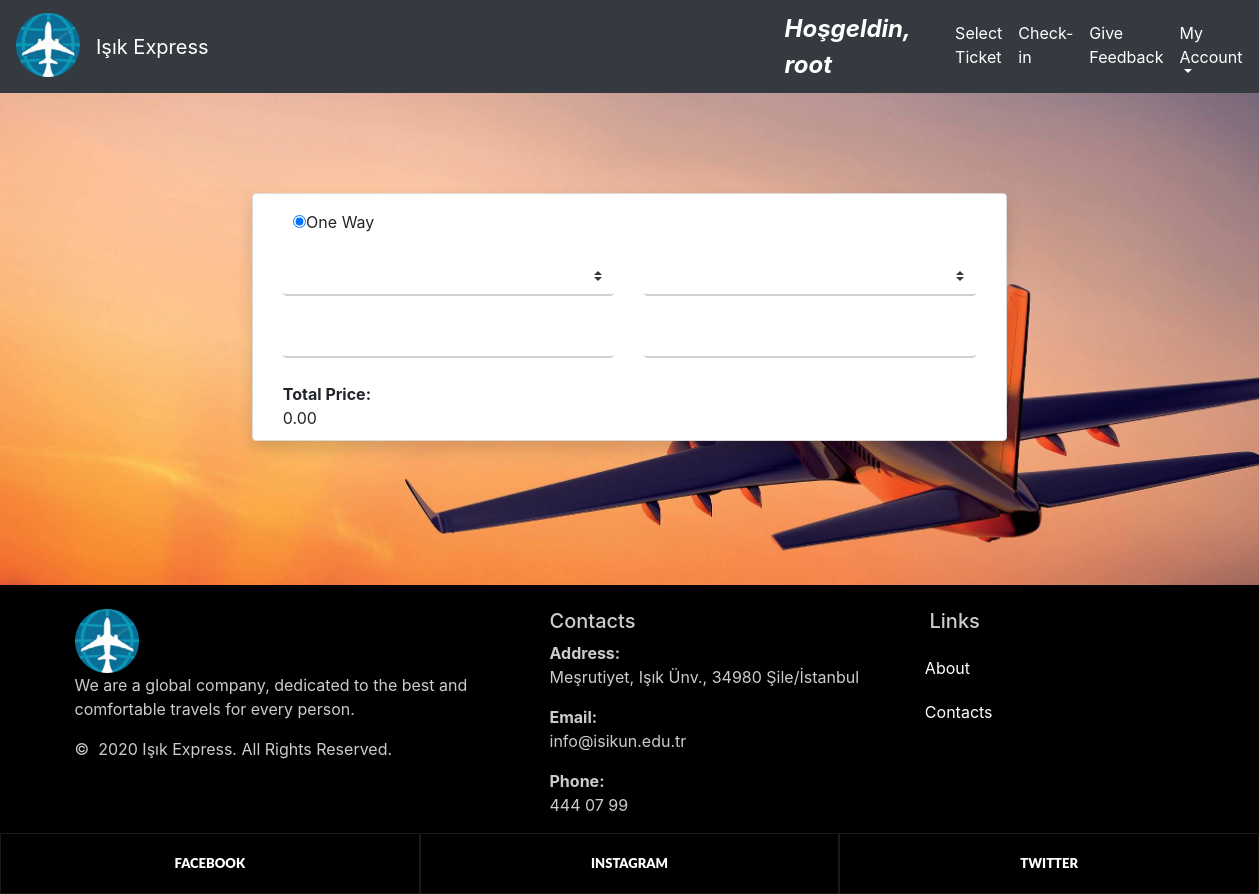
Before: /view_ticket/4 (signed in) with the older database file.
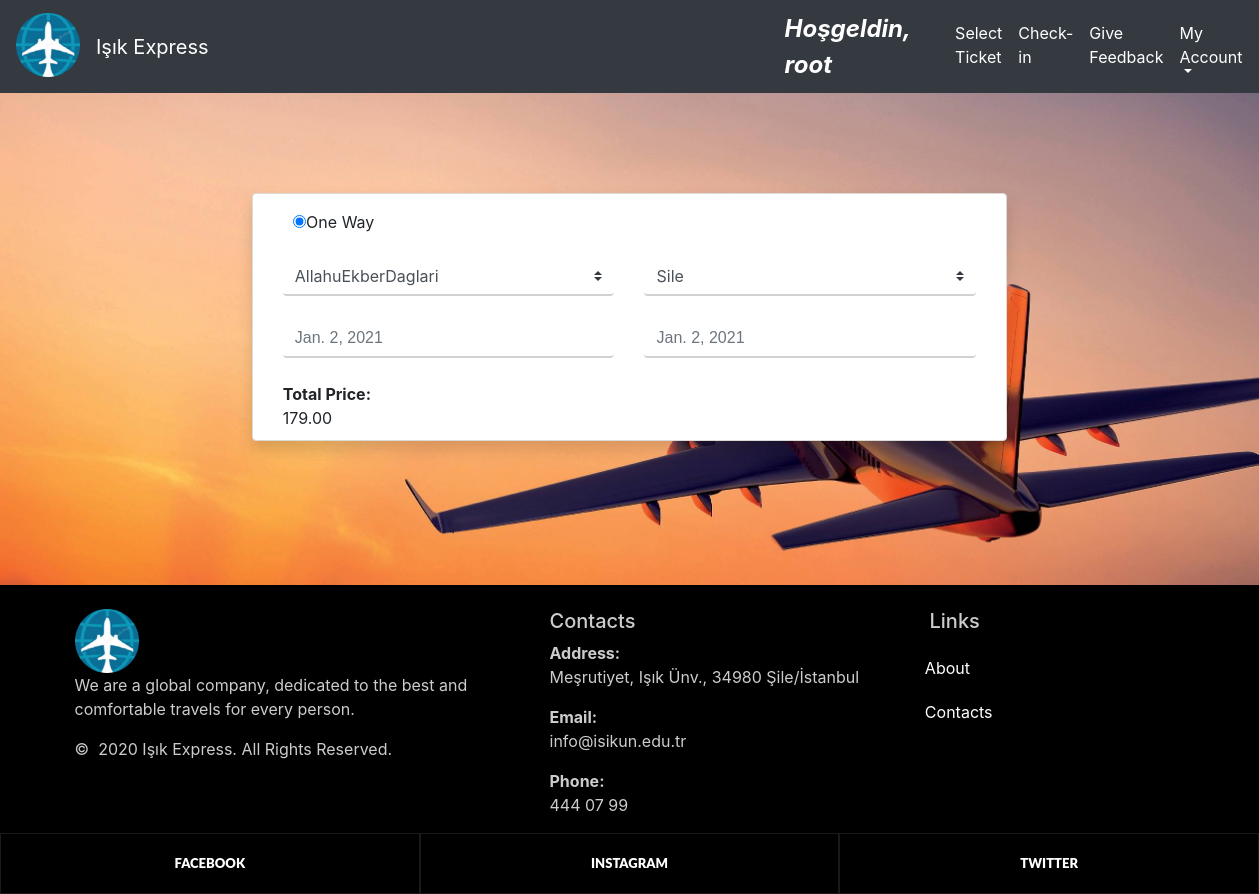
After: the same page with the newer database file.
### home/models.py (models this page shows, shortened)
class Ticket(models.Model):
    trip_choice = (('o','oneway'),('r','roundtrip'),)
    trip = models.CharField(max_length=5, choices=trip_choice)
    seat = models.CharField(max_length=255,null=True)
    registereduser =models.ForeignKey(RegisteredUser,null=True,on_delete= models.SET_NULL)
    ticket_class = models.CharField(max_length=255,null=True)
    flight = models.ForeignKey(Flight,null=True,on_delete=models.CASCADE)
    ticket_price = models.DecimalField(max_digits=10, decimal_places=2, null=True)
    created_at = models.CharField(max_length=255,null=True)
    is_approval = models.CharField(max_length=1, null=True)

class Flight(models.Model):
    pnr=models.CharField(max_length=10, null=True)
    departure_time = models.DateField(auto_now_add=False, auto_now=False, null=True)
    arrival_time = models.DateField(auto_now_add=False, auto_now=False, null=True)
    from_airport = models.ForeignKey(Airport, null=True,on_delete=models.SET_NULL, related_name="from_airport")
    to_airport = models.ForeignKey(Airport, null=True,on_delete=models.SET_NULL, related_name="to_airport")
    price= models.DecimalField(max_digits=10,decimal_places=2,null=True)

class Airport(models.Model):
    name=models.CharField(max_length=255,null=True)
    address=models.CharField(max_length=500,null=True)
    def __str__(self):
        return self.name

### home/views.py (the view)
# urls.py: path('view_ticket/<int:id>', views.view_ticket, name="view_ticket"),
@login_required
def view_ticket(request, id):
    ticket = Ticket.objects.get(id=id)
    return render(request , 'home/view_ticket.html',{'ticket':ticket})

### home/templates/home/view_ticket.html (shortened to what this page needs)
{% extends 'home/main.html' %}
{% load static %}
{% block content %}
<head>
    <link rel="stylesheet" type="text/css" href="{% static 'css/footer.css' %}">
    <link rel="stylesheet" type="text/css" href="{% static 'css/background.css' %}">
    <link rel="stylesheet" type="text/css" href="https://cdnjs.cloudflare.com/ajax/libs/font-awesome/4.7.0/css/font-awesome.min.css">
    <link rel="stylesheet" type="text/css" href="https://stackpath.bootstrapcdn.com/bootstrap/4.1.1/css/bootstrap.min.css">
</head>
<body class="first-info" >
<div class="card shadow mb-5 bg-white rounded" style=" margin-top: 100px; " class="first-info" >
        <div class="row mb-3 mt-3">
            {% if ticket.trip == 'o' %}
            <label class="radiobtn"><input type="radio" name="gender" checked value="male">One Way</label>
            {% else %}
            <label class="radiobtn"><input type="radio" name="gender" checked value="male">Round Trip</label>
            {% endif %}
        </div>
        <div class="row">
            <div class="col-sm-6"> <select class="browser-default custom-select mb-4" id="from">
                    <option value="" disabled="" selected="">{{ ticket.flight.from_airport }}</option>
                </select> </div>
            <div class="col-sm-6"> <select class="browser-default custom-select mb-4" id="to">
                    <option value="" disabled="" selected="">{{ ticket.flight.to_airport }}</option>
                </select> </div>
        </div>
        <div class="row">
            <div class="col-sm-6"> <input placeholder="{{ ticket.flight.departure_time }}" type="text" id="departure_t" class="form-control datepicker mb-4" style="font-family:Arial, FontAwesome"> </div>
            <div class="col-sm-6"> <input placeholder="{{ ticket.flight.arrival_time }}" type="text" id="arrival_t" class="form-control datepicker" style="font-family:Arial, FontAwesome"> </div>
        </div>
        <b>Total Price:</b>  {{ticket.ticket_price}}
</div>
<br><br><br><br>
</body>
{% endblock %}

### home/templates/home/main.html (shortened to what this page needs)
{% load static %}
<head>
</head>
<body>
{% if user.is_authenticated %}
{% include 'home/navbar.html' %}
    {% else %}
     {% include 'home/home.html' %}
{% endif %}
{% block content %}
{% endblock %}
</body>
{% include 'home/footer.html' %}

### home/templates/home/navbar.html (shortened to what this page needs)
{% load static %}
{% block content %}
<head>
</head>
<body>
<nav class="navbar navbar-expand-md navbar-dark bg-dark">
    <a class="navbar-brand pb-2" href="{% url 'homepage' %}"><img src="{% static 'images/logo.png' %}" style="height: 64px; width: 64px"></a>
                <a class="navbar-brand" href="{% url 'homepage' %}">Işık Express</a>
    <a class="nav navbar-nav navbar-right " style="margin-left: 35rem !important;" ><font  size="5" color="white"><b><i>Hoşgeldin, {{user.username}}</i></b></font></a>
    <div class="collapse navbar-collapse" id="navbarNavDropdown" style="margin-left: 3% !important;">
        <ul class="navbar-nav">
            <li class="nav-item active">
                <a class="nav-link" href="{% url 'homepage' %}">Select Ticket <span class="sr-only">(current)</span></a>
            </li>
            <li class="nav-item">
                <a class="nav-link" href="{% url 'checkin' %}" style="color:white">Check-in</a>
            </li>
            <li class="nav-item">
                <a class="nav-link" href="{% url 'Feedback' %}" style="color:white">Give Feedback</a>
            </li>
            <li class="nav-item dropdown">
                <a class="nav-link dropdown-toggle"  id="navbarDropdownMenuLink" data-toggle="dropdown" aria-haspopup="true" aria-expanded="false" style="color:white"> My Account </a>
            </li>
        </ul>
    </div>
</nav>
</body>
{% endblock %}

### home/templates/home/footer.html (shortened to what this page needs)
{% load static %}
{% block content %}
<head>
    <link rel="stylesheet" type="text/css" href="/static/css/footer.css">
</head>
<body>
 <footer class="section footer-classic context-dark bg-image" style="background: #000000;">
                <br>
        <div class="container">
          <div class="row row-30">
            <div class="col-md-4 col-xl-5">
              <div class="pr-xl-4"><a class="brand" href="/"><img src="/static/images/logo.png" alt="" width="64" height="64" s></a>
                <p>We are a global company, dedicated to the best and comfortable travels for every person.</p>
                <p class="rights"><span>©  </span><span class="copyright-year">2020</span><span> </span><span>Işık Express</span><span>. </span><span>All Rights Reserved.</span></p>
              </div>
            </div>
            <div class="col-md-4">
              <h5>Contacts</h5>
              <dl class="contact-list">
                <dt>Address:</dt>
                <dd>Meşrutiyet, Işık Ünv., 34980 Şile/İstanbul</dd>
              </dl>
              <dl class="contact-list">
                <dt>Email:</dt>
                <dd>info@isikun.edu.tr</dd>
              </dl>
              <dl class="contact-list">
                <dt>Phone:</dt>
                <dd>444 07 99</dd>
              </dl>
            </div>
            <div class="col-md-4 col-xl-3">
              <h5>Links</h5>
              <ul class="nav-list">
                <li><a href="{% url 'aboutus' %}">About</a></li>
                <li><a href="{% url 'Feedback' %}">Contacts</a></li>
              </ul>
            </div>
          </div>
        </div>
        <div class="row no-gutters social-container">
          <div class="col"><a class="social-inner" href="https://tr-tr.facebook.com/isikuniversitesi"><span>Facebook</span></a></div>
          <div class="col"><a class="social-inner" href="https://www.instagram.com/isikuniversitesi"><span>instagram</span></a></div>
          <div class="col"><a class="social-inner" href="https://twitter.com/FMVIsikUniv?ref_src=twsrc%5Egoogle%7Ctwcamp%5Eserp%7Ctwgr%5Eauthor"><span>twitter</span></a></div>
        </div>
      </footer>
</body>
{% endblock %}

### home/static/css/footer.css (style rules this page uses)
.context-dark, .bg-gray-dark, .bg-primary { color: rgba(255, 255, 255, 0.8); }
.footer-classic a, .footer-classic a:focus, .footer-classic a:active { color: #ffffff; }
.nav-list li { padding-top: 15px; padding-bottom: 5px; }
ul, ol { list-style: none; padding: 0; margin: 0; }
.social-inner { display: flex; flex-direction: column; align-items: center; width: 100%; padding: 23px; font: 900 13px/1 "Lato", -apple-system, BlinkMacSystemFont, "Segoe UI", Roboto, "Helvetica Neue", Arial, sans-serif; text-transform: uppercase; color: rgba(255, 255, 255, 0.5); }
.social-container .col { border: 1px solid rgba(255, 255, 255, 0.1); }
.nav-list li a:before { content: "\f14f"; font: 400 21px/1 "Material Design Icons"; color: #4d6de6; display: inline-block; vertical-align: baseline; margin-left: -28px; margin-right: 7px; opacity: 0; visibility: hidden; transition: .22s ease; }

### home/static/css/background.css (style rules this page uses)
.first-info { background-image: url( '/static/images/plane1.jpg' ) ; background-size: cover; background-repeat: no-repeat; }

### home/templates/home/view_ticket.html (style rules this page uses)
.card { margin: auto; border: solid 1px #dbdad7; width: 60%; padding-left: 30px !important; padding-bottom: 10px !important; padding-right: 30px !important; padding-top: 0px !important }
.custom-select { width: 100% }
input { outline: 0 !important; border-width: 0 0 2px !important; border-color: #d1d1cf !important }
select { outline: 0 !important; border-width: 0 0 2px !important; border-color: #d1d1cf !important }
.radiobtn { margin-left: 3.5% }

Changed rows visible on the page:
changed Ticket: flight.name (not shown) → "AllahuEkberDaglari"; flight.name (not shown) → "Sile"; flight.departure_time (not shown) → "Jan. 2, 2021"; flight.arrival_time (not shown) → "Jan. 2, 2021"; ticket_price "0.00" → "179.00"
